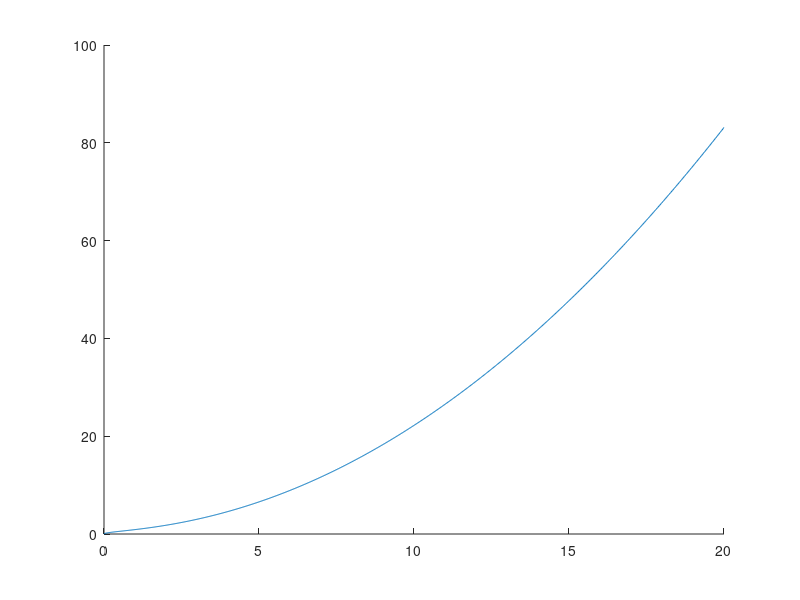

This chart was generated by the following MATLAB code: (Note: this script raises an error after producing the figure.)
clear; clc;

Xend = 20;

f = @(x) 0.2*x.^2 + 0.7*sqrt(x);
x = linspace(0, Xend, 1000);

NumOfFuzzySets = 5;
Xp = linspace(0, Xend, NumOfFuzzySets);
DX = Xp(2) - Xp(1);

mf = cell(1, NumOfFuzzySets);
for i = 1:NumOfFuzzySets
    wsp = 0.1;
    % a
    if i == 1
        a = Xp(i);
    else
        a = Xp(i) - (0.5 + wsp)*DX;
    end
    % d
    if i == NumOfFuzzySets
        d = Xp(i);
    else
        d = Xp(i) + (0.5 + wsp)*DX;
    end
    % b
    if i == 1
        b = Xp(i);
    else
        b = Xp(i) - (0.5 - wsp)*DX;
    end
    % c
    if i == NumOfFuzzySets
        c = Xp(i);
    else
        c = Xp(i) + (0.5 - wsp)*DX;
    end

    mf{i} = @(z) trapmf(z, [a b c d]);
end

fLin = cell(1, NumOfFuzzySets);
for i = 1:NumOfFuzzySets
    eps = 1e-8;
    df = (f(Xp(i) + eps) - f(Xp(i) - eps)) / (2*eps);
    fLin{i} = @(x) df * (x - Xp(i)) + f(Xp(i));
end

fFuzzy = @(x) fuzzy_eval(x, mf, fLin, NumOfFuzzySets);
function y = fuzzy_eval(x, mf, fLin, NumOfFuzzySets)
    num = 0;
    den = 0;
    for i = 1:NumOfFuzzySets
        num = num + mf{i}(x) .* fLin{i}(x);
        den = den + mf{i}(x);
    end
    y = num ./ den;
end


% Rysowanie funkcji przynależności
figure(1);
hold on;
plot(x, f(x));
plot(x, fFuzzy(x));
for i = 1:NumOfFuzzySets
    plot(x, mf{i}(x));
end
